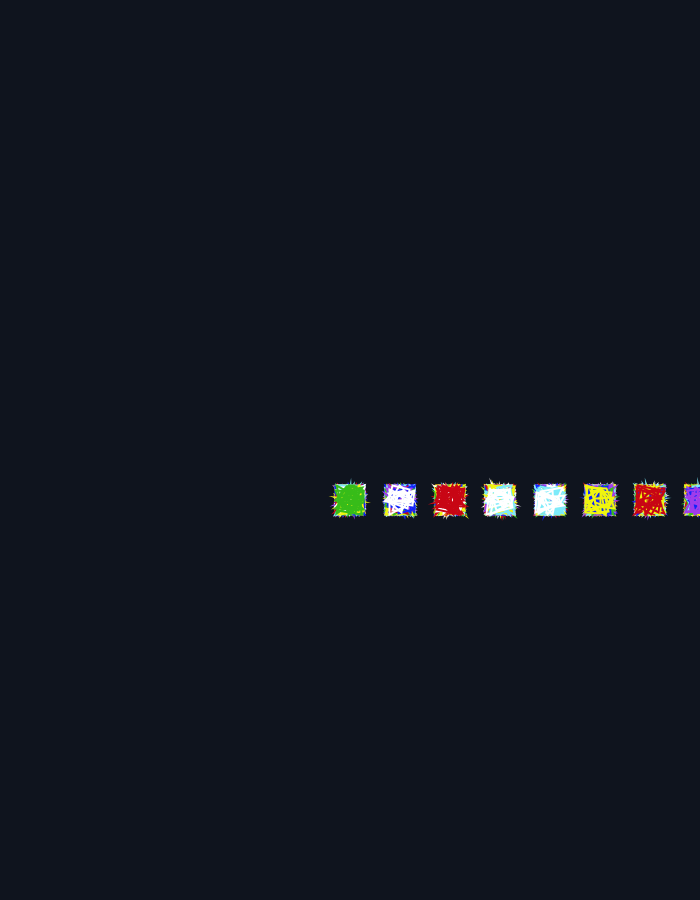
Frame 1 (no input)
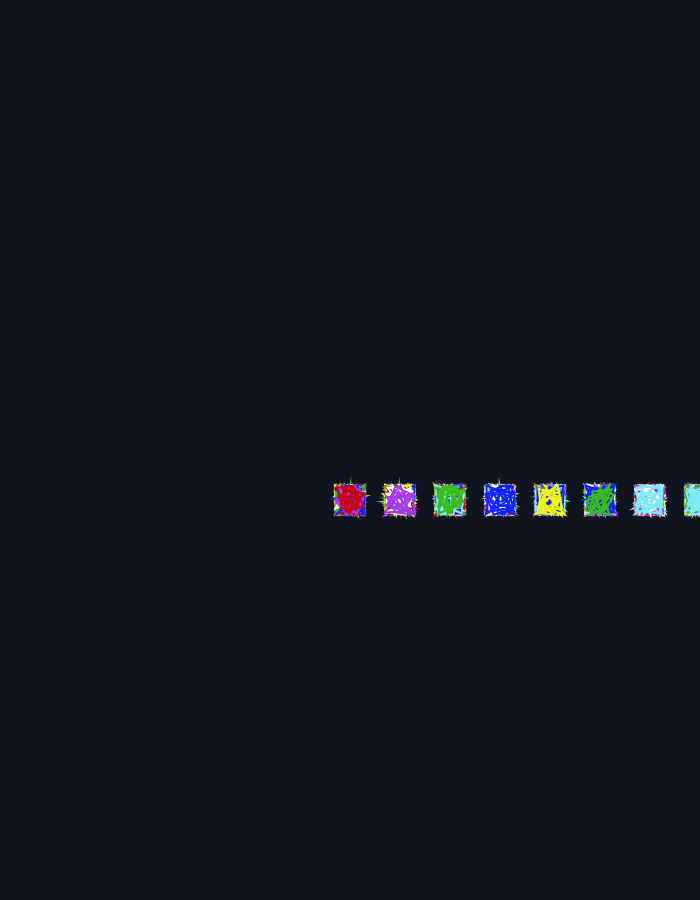
Frame 60 (the mouse pressed at the canvas centre just before this capture)
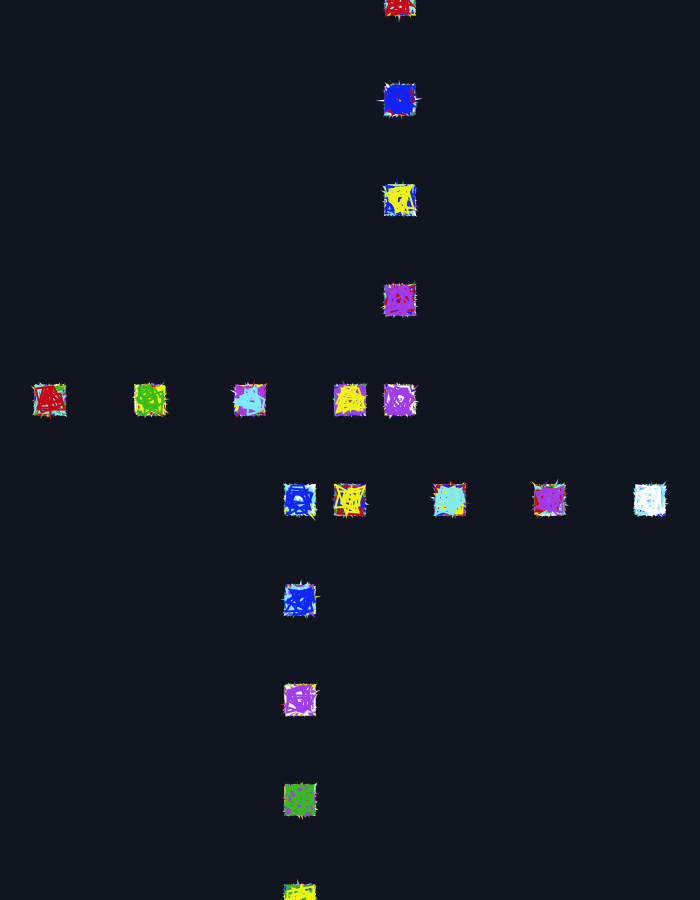
Frame 120 (the mouse held since frame 60 and released just before this capture)

The Processing sketch that drew these frames (run headless with seeded random() and noise(); from frame 60 on, the mouse is pressed at the canvas centre):

// Processing sketch: molnarsketch
// ── molnarsketch.pde
//int colArrayNum = 0;
float PHI = 1.618033988749894848204586834365638117720309179805762862135448;
float rotation = 0;
boolean pause = false;

//int frames;

color[] colArray = {
  
  color(255, 255, 255), //white
  color(200, 5, 20), //red
  color(55, 188, 25), //green
  color(15, 35, 250), //blue
  color(125, 235, 250), //light blue
  color(240, 245, 15), //yellow
  color(160, 60, 235),  //purple
};

int grid = 15;
int margin = 70;

void setup() {
  size(700, 900);
  
  
  
}

void draw() {
  background(15, 20, 30);
  //frames++;
  if (!pause){
    rotation += 0.0004;
      rotation = rotation%PI;
      //rotation = rotation%PI*2;
    }
  translate(width/2, height/2);
  for(int i =1; i < 500; i ++) {
   //pushMatrix();
   float rotation = map(mouseX, 0, width, 0, PI);
   rotate(rotation);
   stroke(255);
   molnar(50 * (i % 10), 50);
   
   fill(255);
   //text(rotation, 50 * (i % 10), 50);
   //popMatrix();
  }
}
 void molnar(float xLoc, float yLoc){
   
    //if(frames % 2 == 0){ 
    //  colArrayNum = (int)random(7);
    //}
    int colArrayNum = (int)random(7);
      stroke(colArray[colArrayNum]);
    strokeWeight(2);
    pushMatrix();
    translate(xLoc, yLoc);
    for(int num = 0; num<8; num++){
      
      float d =grid;
        
      float x1 = -random(d);
      float y1 = -random(d);
      float x2 = random(d);
      float y2 = -random(d);
      float x3 = random(d);
      float y3 = random(d);
      float x4 = -random(d);
      float y4 = random(d);
    
    
      //pushMatrix();
      
      
      noFill();
      quad(x1, y1, x2, y2, x3, y3, x4, y4);
      
      
   } 
    popMatrix();

}
